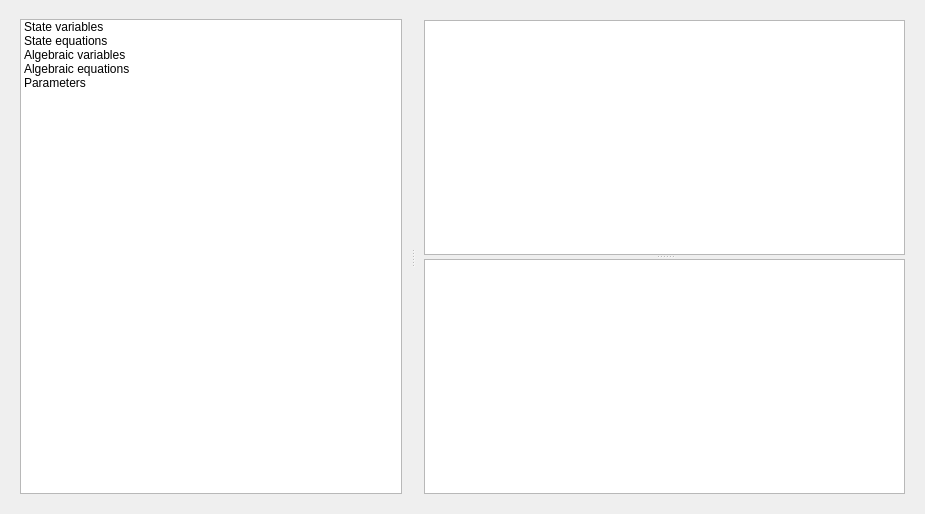
<?xml version="1.0" encoding="UTF-8"?>
<ui version="4.0">
 <class>Dialog</class>
 <widget class="QDialog" name="Dialog">
  <property name="geometry">
   <rect>
    <x>0</x>
    <y>0</y>
    <width>925</width>
    <height>514</height>
   </rect>
  </property>
  <property name="windowTitle">
   <string>Dialog</string>
  </property>
  <layout class="QVBoxLayout" name="verticalLayout">
   <item>
    <widget class="QSplitter" name="splitter_3">
     <property name="orientation">
      <enum>Qt::Orientation::Horizontal</enum>
     </property>
     <widget class="QFrame" name="frame_8">
      <property name="maximumSize">
       <size>
        <width>400</width>
        <height>16777215</height>
       </size>
      </property>
      <property name="frameShape">
       <enum>QFrame::Shape::NoFrame</enum>
      </property>
      <property name="frameShadow">
       <enum>QFrame::Shadow::Raised</enum>
      </property>
      <layout class="QVBoxLayout" name="verticalLayout_7">
       <property name="topMargin">
        <number>8</number>
       </property>
       <item>
        <widget class="QListWidget" name="datalistWidget">
         <item>
          <property name="text">
           <string>State variables</string>
          </property>
          <property name="foreground">
           <brush brushstyle="NoBrush">
            <color alpha="255">
             <red>64</red>
             <green>191</green>
             <blue>83</blue>
            </color>
           </brush>
          </property>
         </item>
         <item>
          <property name="text">
           <string>State equations</string>
          </property>
          <property name="foreground">
           <brush brushstyle="NoBrush">
            <color alpha="255">
             <red>64</red>
             <green>191</green>
             <blue>83</blue>
            </color>
           </brush>
          </property>
         </item>
         <item>
          <property name="text">
           <string>Algebraic variables</string>
          </property>
          <property name="foreground">
           <brush brushstyle="NoBrush">
            <color alpha="255">
             <red>26</red>
             <green>95</green>
             <blue>180</blue>
            </color>
           </brush>
          </property>
         </item>
         <item>
          <property name="text">
           <string>Algebraic equations</string>
          </property>
          <property name="foreground">
           <brush brushstyle="NoBrush">
            <color alpha="255">
             <red>26</red>
             <green>95</green>
             <blue>180</blue>
            </color>
           </brush>
          </property>
         </item>
         <item>
          <property name="text">
           <string>Parameters</string>
          </property>
          <property name="foreground">
           <brush brushstyle="NoBrush">
            <color alpha="255">
             <red>255</red>
             <green>120</green>
             <blue>0</blue>
            </color>
           </brush>
          </property>
         </item>
        </widget>
       </item>
      </layout>
     </widget>
     <widget class="QFrame" name="PlotFrame">
      <property name="frameShape">
       <enum>QFrame::Shape::NoFrame</enum>
      </property>
      <property name="frameShadow">
       <enum>QFrame::Shadow::Raised</enum>
      </property>
      <layout class="QHBoxLayout" name="horizontalLayout">
       <item>
        <widget class="QSplitter" name="splitter">
         <property name="orientation">
          <enum>Qt::Orientation::Vertical</enum>
         </property>
         <widget class="QTableView" name="tableView_variables_and_params"/>
         <widget class="QTableView" name="tableView_equations"/>
        </widget>
       </item>
      </layout>
     </widget>
    </widget>
   </item>
  </layout>
 </widget>
 <resources/>
 <connections/>
</ui>
